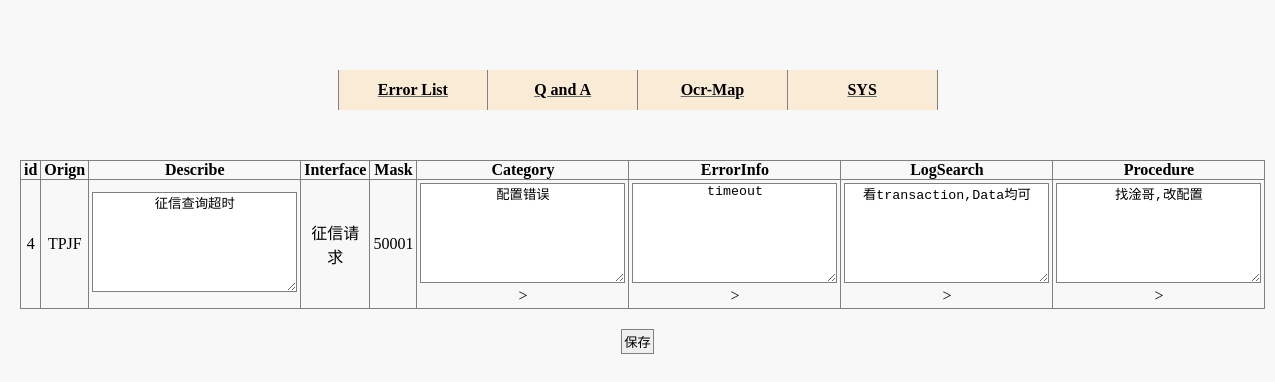
The page /search/err/4 on the database its author committed.
### tables this page shows
CREATE TABLE errorlist(
  id integer  primary key autoincrement,
  e_orign  text,
  e_describe text,
  e_interface text,
  e_mask text,
  e_category text,
  e_errorinfo text,
  e_logsearch text,
  e_procedure text
);

### searchclient/search.py (the view, shortened to what this page needs)
@bp.route("/err/<id>", methods=["get", "POST", "delete"])
@cross_origin()
def ch_err(id):
    try:
        id = int(id)
    except Exception as e:
        return "404"
    if request.method == "GET":
        db = get_db()
        record = db.execute("select * from errorlist where id = ?", (id,)).fetchall()
        if record:
            res = record
        else:
            return "404 not found"
        return render_template("search/ch_err_page.html", res=res, id=id)

### searchclient/db.py (called while the page is built)
def get_db():
    if "db" not in g:
        g.db = sqlite3.connect(
            current_app.config["DATABASE"],
            detect_types=sqlite3.PARSE_DECLTYPES
        )
        g.db.row_factory = sqlite3.Row
    return g.db

### searchclient/templates/search/ch_err_page.html (shortened to what this page needs)
{% extends "base.html" %}
{% block script %}
    <link rel="stylesheet" href="{{ url_for('static',filename='search/search.css') }}">
{% endblock %}
{% block show %}
    <form enctype="application/x-www-form-urlencoded" action="{{ id }}" method="post">
        <table class="contents">
            <tr>
                <th>id</th>
                <th>Orign</th>
                <th>Describe</th>
                <th>Interface</th>
                <th>Mask</th>
                <th>Category</th>
                <th>ErrorInfo</th>
                <th>LogSearch</th>
                <th class="rightside">Procedure</th>
            </tr>
            {% for item in res %}
                <tr>
                    <td>{{ item[0] }}<input type="hidden" name="id" value="{{ item[0] }}"></td>
                    <td>{{ item[1] }} </td>
                    <td><textarea name="describle">{{ item[2] }}</textarea></td>
                    <td>{{ item[3] }} </td>
                    <td>{{ item[4] }}</td>
                    <td><textarea name="category">{{ item[5] }}</textarea>></td>
                    <td><textarea name="errorinfo">{{ item[6] }}</textarea>></td>
                    <td><textarea name="logsearch">{{ item[7] }}</textarea>></td>
                    <td class="rightside"><textarea name="procedure">{{ item[8] }}</textarea>></td>
                </tr>
            {% endfor %}
        </table>
        <div class="confirm">
            <input type="submit" value="保存">
        </div>
    </form>
{% endblock %}

### searchclient/static/base/base.css (style rules this page uses)
* { box-sizing: border-box; margin: 0; padding: 0; list-style: none; text-decoration: none; border: 0; color: black; border-collapse: collapse; }
body { background-color: rgba(220, 220, 220, 0.2); }
textarea { vertical-align:center; }
table.contents { margin: 50px auto 10px auto; width: auto; height: auto; }
table.contents th { padding-left: 3px; padding-right: 3px; text-align: center; border-top: 1px solid gray; border-bottom: 1px solid gray; border-left: 1px solid gray; }
table.contents td { padding: 3px 3px 3px 3px; text-align: center; border-bottom: 1px solid gray; border-left: 1px solid gray; }
*.rightside { border-right: 1px solid gray; width: auto; }

### searchclient/static/search/search.css (style rules this page uses)
input { border: 1px solid gray; padding: 2px; }
textarea { text-align: center; border: 1px solid gray; width: 205px; height: 100px; }
div.confirm { text-align: center; margin: 20px 20px 5px 20px; }

### rows shown on the page
errorlist: id "4", e_orign "TPJF", describle "征信查询超时", e_interface "征信请求", e_mask "50001", category "配置错误", errorinfo "timeout", logsearch "看transaction,Data均可", procedure "找淦哥,改配置"
